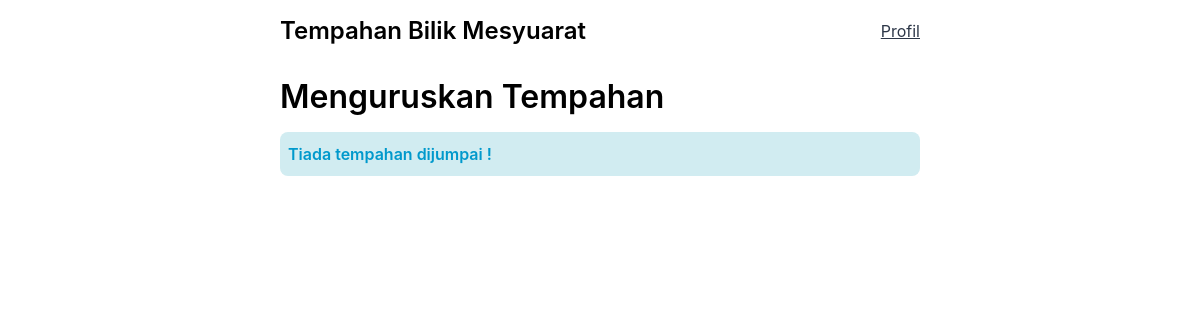
The page /tempah/manage/bookings (signed in) on the database as committed earlier.
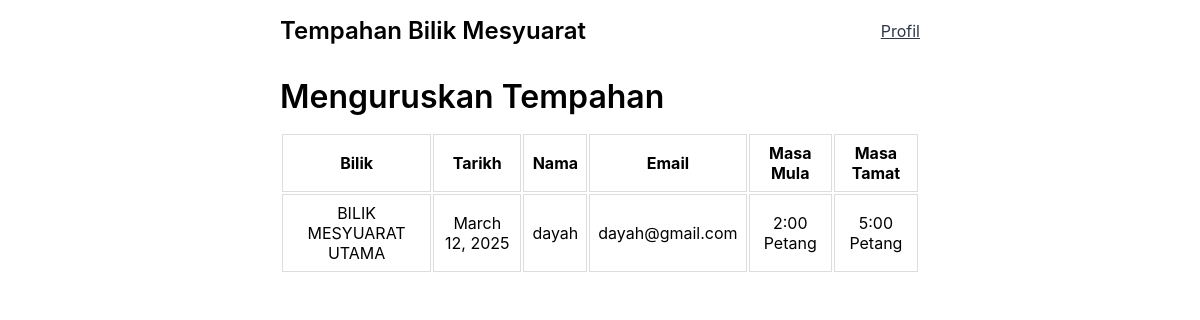
The same page on the database as committed later.
### booking/models.py (models this page shows, shortened)
class Booking(models.Model):
    user = models.ForeignKey(User, on_delete=models.CASCADE)
    time_slot = models.ForeignKey(TimeSlot, on_delete=models.CASCADE)
    date = models.DateField()
    class Meta:
        verbose_name = "Tempahan"
        verbose_name_plural = "Tempahan"

class TimeSlot(models.Model):
    check_in_time = models.TimeField(max_length=4)
    check_out_time = models.TimeField(max_length=4)
    room = models.ForeignKey(Room, on_delete=models.CASCADE)
    booked = models.BooleanField(default=False)
    class Meta:
        verbose_name = "Masa Tempahan"
        verbose_name_plural = "Masa Tempahan"
    def get_translated_check_in_time(self):
        hour = self.check_in_time.hour
        minute = self.check_in_time.minute
        if hour == 12 and minute == 0:
            return "Tengah Hari"
        period = "Pagi" if hour < 12 else "Petang"
        if hour == 0:
            hour_12 = 12
        elif hour > 12:
            hour_12 = hour - 12
        else:
            hour_12 = hour
        return f"{hour_12}:{minute:02d} {period}"
    def get_translated_checkout_time(self):
        hour = self.check_out_time.hour
        minute = self.check_out_time.minute
        if hour == 12 and minute == 0:
            return "Tengah Hari"
        period = "Pagi" if hour < 12 else "Petang"
        if hour == 0:
            hour_12 = 12
        elif hour > 12:
            hour_12 = hour - 12
        else:
            hour_12 = hour
        return f"{hour_12}:{minute:02d} {period}"

class Room(models.Model):
    name = models.CharField(max_length=30)
    advance_booking = models.IntegerField()
    booked = models.BooleanField(default=False)
    USERNAME_FIELD = "name"
    class Meta:
        ordering = ["name"]
        verbose_name = "Bilik"
        verbose_name_plural = "Bilik"

class User(AbstractBaseUser):
    email = models.EmailField(
        verbose_name="email address",
        max_length=255,
        unique=True,
    )
    name = models.CharField(max_length=30)
    is_active = models.BooleanField(default=True)
    staff = models.BooleanField(default=False)  # a admin user; non super-user
    admin = models.BooleanField(default=False)  # a superuser
    USERNAME_FIELD = "email"
    REQUIRED_FIELDS = ["name"]  # Email & Password are required by default.
    @property
    def is_staff(self):
        return self.staff
    objects = UserManager()

### booking/views.py (the view)
# urls.py: path("manage/bookings", views.viewBookings, name="bookings"),
@staff_member_required
def viewBookings(request):
    all_bookings = Booking.objects.all()
    context = {"bookings": all_bookings}
    return render(request, "booking/bookings.html", context)

### booking/templates/booking/bookings.html (shortened to what this page needs)
{% extends 'layout.html' %}
{% block content %}
<div class="bookings-wrapper">
  <h1>Menguruskan Tempahan</h1>
  {% if not bookings %}
  <div class="info-wrapper">
    <p class="info">Tiada tempahan dijumpai ! </p>
  </div>
  {% else %}
  <div class="table-wrapper">
    <table>
      <tr>
        <th>Bilik</th>
        <th>Tarikh</th>
        <th>Nama</th>
        <th>Email</th>
        <th>Masa Mula</th>
        <th>Masa Tamat</th>
      </tr>
      {% for booking in bookings %}
      <tr>
        <td>{{booking.time_slot.room.name}}</td>
        <td>{{booking.date}}</td>
        <td>{{booking.user.name}}</td>
        <td>{{booking.user.email}}</td>
        <td>{{booking.time_slot.get_translated_check_in_time}}</td>
        <td>{{booking.time_slot.get_translated_checkout_time}}</td>
      </tr>
      {% endfor%}
    </table>
  </div>
  {% endif %}
</div>
{% endblock content %}

Rows that differ between the two databases and show on the page:
added Booking: time_slot.room.name "BILIK MESYUARAT UTAMA", date "March 12, 2025", user.name "dayah", user.email "dayah@gmail.com", time_slot.get_translated_check_in_time "2:00 Petang", time_slot.get_translated_checkout_time "5:00 Petang"
Other text that changed with them:
text no longer shown: "Tiada tempahan dijumpai !"
text now shown: "Bilik Tarikh Nama Email Masa Mula Masa Tamat"
